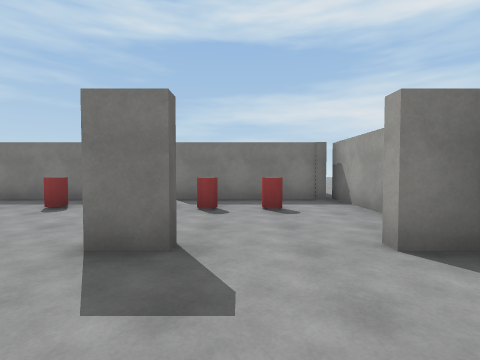
view 1 (above)

19 first-person views from a walk through a scene from a Unity 3-D project. The camera is 1.4 m above the floor, tilts 2° down and sees 85° across. The floor is counted in squares, 2 m on a side. Each view is taken from the middle of a square. On the plan, view 1 faces up. The plan holds only what a view shows up to about 9 squares ahead; the rest is blank. The place goes on beyond the plan. The player is left out. Surface patterns are stand-ins for the level's own textures.

view 2
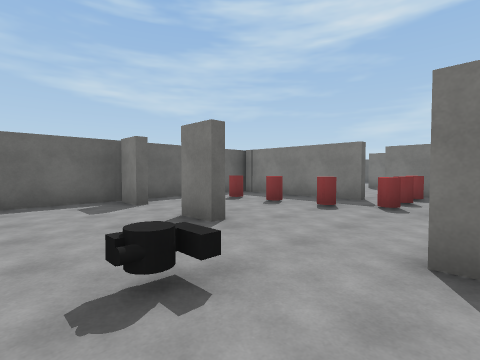

view 3
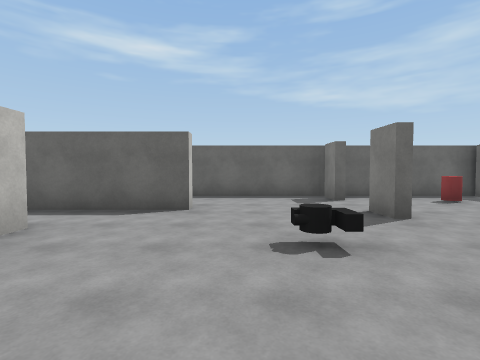

view 4
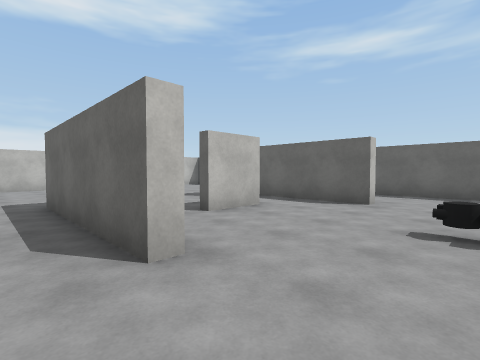

view 5
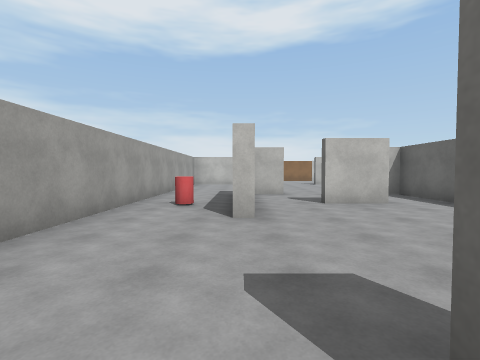

view 6
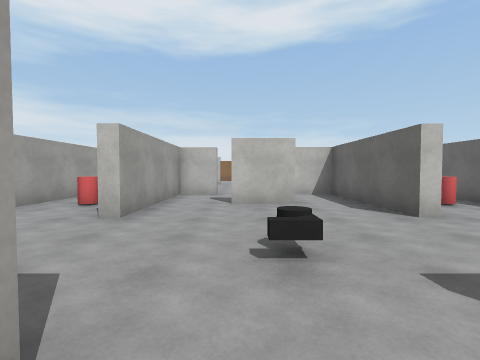

view 7
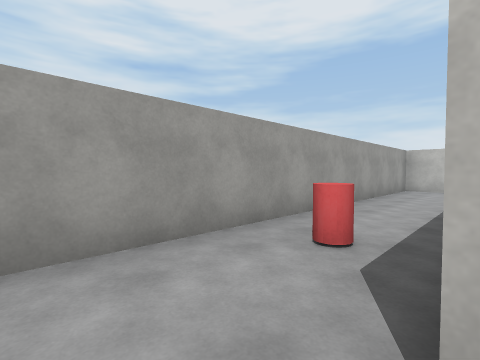

view 8
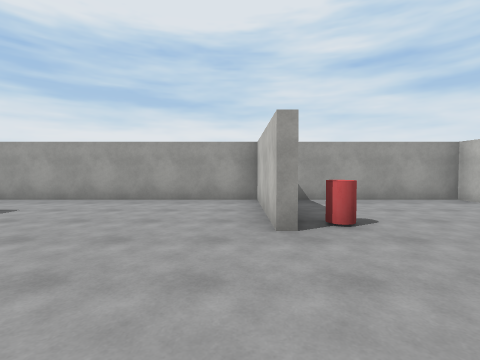

view 9
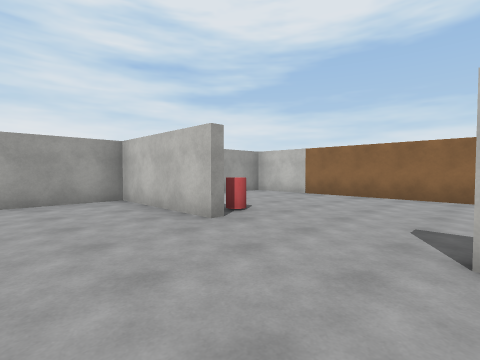

view 10
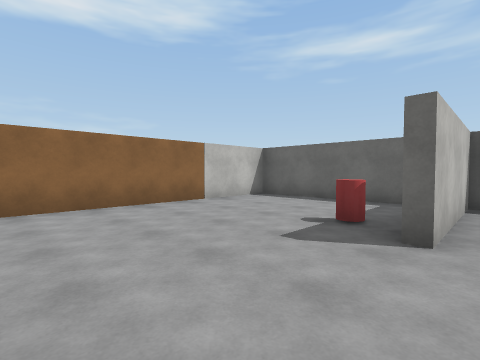

view 11
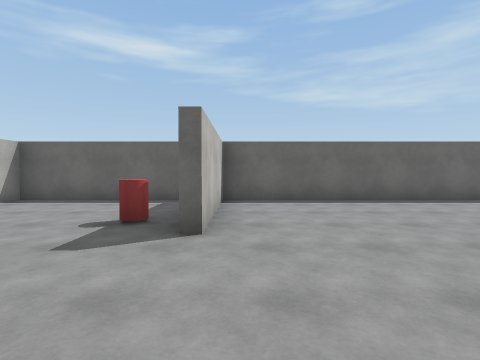

view 12
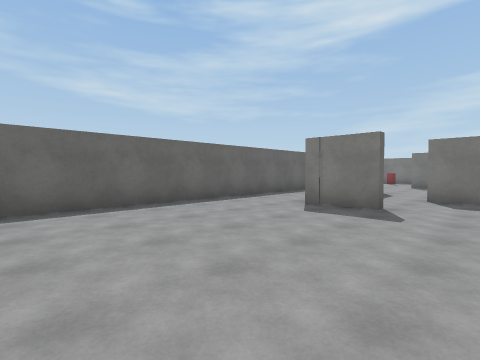

view 13
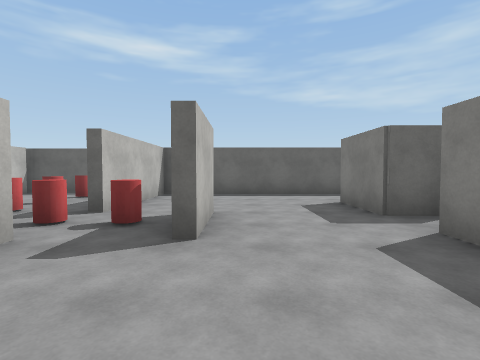

view 14
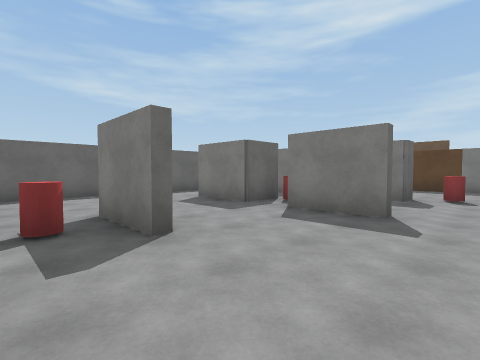

view 15
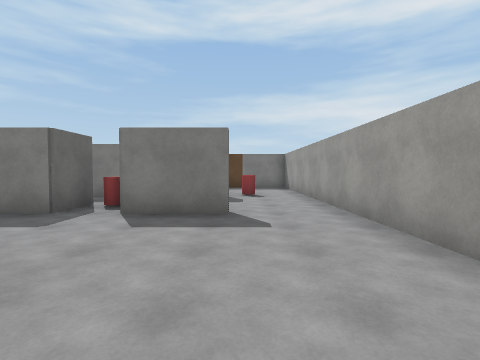

view 16
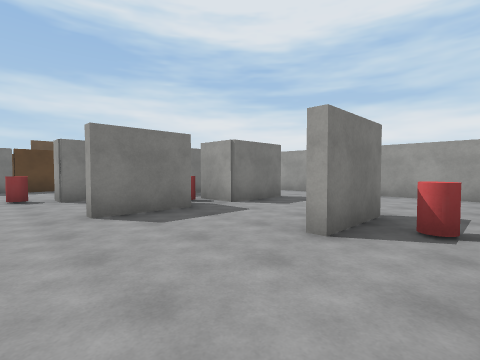

view 17
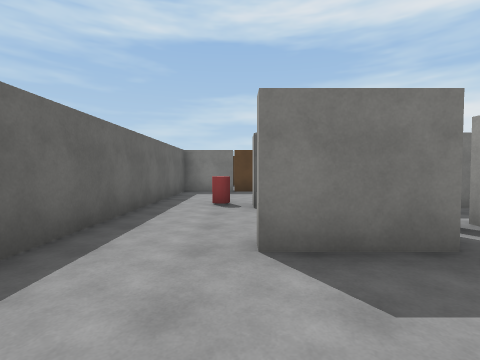

view 18
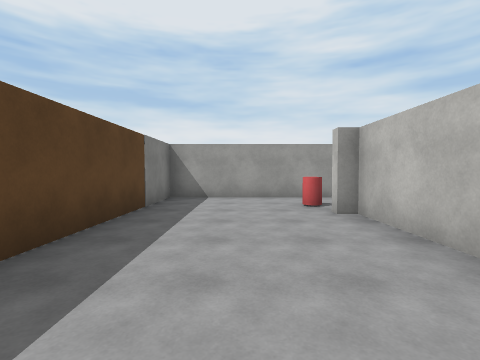

view 19
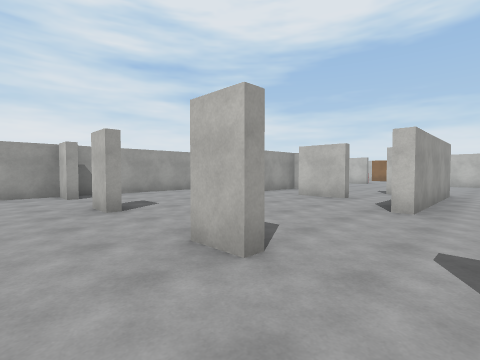

### Floor plan
Ten units are one square. View 1 is at (0, 0); x grows to the right and y downward. Boxes are objects, and circles mark ways between rooms. Rooms are numbered by the first view taken in them; rooms with no view inside come last. Other rooms are left out.
<svg viewBox="-78 -184 106 342">
<path fill="none" stroke="#000" d="M-38 -23 -46 -23M-46 -25 -38 -25M-14 -25 -5 -25M-5 -23 -14 -23M-50 9 -47 9 -47 26M-70 -25 -64 -25M12 -25 21 -25M-32 -65 -73 -65 -73 -15M-32 26 -18 26M23 -26 23 -68M-2 26 -2 9M21 -65 -16 -65M-6 104 23 104 23 -26M-35 49 -50 49 -50 9M-73 114 -73 153 23 153 23 114M1 9 1 51M-73 -15 -73 104 -38 104M-61 -23 -70 -23M21 -23 12 -23M-34 -86 -16 -86M-14 -112 -20 -112 -20 -125M-16 -83 -35 -83M-31 -138 -47 -138 -47 -145M-6 -145 -6 -138 -14 -138M19 -72 19 -144M-69 -144 -69 -67 -34 -67M-30 -141 -8 -141M19 -144 19 -179 -69 -179 -69 -144M-22 28 -32 28M-14 48 -2 48 -2 26M-47 26 -47 48 -35 48"/>
<rect x="-65" y="-55" width="10" height="10" fill="#bbb"><title>red cylinder</title></rect>
<rect x="-55" y="-55" width="10" height="10" fill="#bbb"><title>red cylinder</title></rect>
<rect x="-35" y="-55" width="10" height="10" fill="#bbb"><title>red cylinder</title></rect>
<rect x="-25" y="-15" width="10" height="10" fill="#bbb"><title>gun</title></rect>
<rect x="-25" y="-65" width="10" height="10" fill="#bbb"><title>red cylinder</title></rect>
<rect x="-15" y="-55" width="10" height="10" fill="#bbb"><title>red cylinder</title></rect>
<rect x="5" y="-55" width="10" height="10" fill="#bbb"><title>red cylinder</title></rect>
<rect x="-65" y="15" width="10" height="10" fill="#bbb"><title>red cylinder</title></rect>
<rect x="-55" y="105" width="10" height="10" fill="#bbb"><title>red cylinder</title></rect>
<rect x="-15" y="105" width="10" height="10" fill="#bbb"><title>red cylinder</title></rect>
<rect x="5" y="25" width="10" height="10" fill="#bbb"><title>red cylinder</title></rect>
<rect x="-35" y="-125" width="10" height="10" fill="#bbb"><title>red cylinder</title></rect>
<rect x="-25" y="-75" width="10" height="10" fill="#bbb"><title>red cylinder</title></rect>
<rect x="-55" y="-155" width="10" height="10" fill="#bbb"><title>red cylinder</title></rect>
<rect x="-5" y="-155" width="10" height="10" fill="#bbb"><title>red cylinder</title></rect>
<circle cx="-65" cy="-5" r="3" fill="#2a7"/>
<circle cx="10" cy="-10" r="3" fill="#2a7"/>
<circle cx="-25" cy="-60" r="3" fill="#2a7"/>
<circle cx="-10" cy="30" r="3" fill="#2a7"/>
<circle cx="-40" cy="30" r="3" fill="#2a7"/>
<circle cx="-25" cy="50" r="3" fill="#2a7"/>
<circle cx="-55" cy="-140" r="3" fill="#2a7"/>
<circle cx="5" cy="-140" r="3" fill="#2a7"/>
<text x="-30" y="-20">1</text>
<text x="-20" y="80">2</text>
<text x="-30" y="-100">3</text>
<text x="-30" y="-160">4</text>
<text x="-30" y="40">5</text>
</svg>
Room 1 opens to room 2. Room 1 opens to room 3. Room 1 opens to room 5. Room 2 opens to room 5. Room 3 opens to room 4.

Where each view was taken, in squares from view 1:
view 1: 0 up, 0 right, facing up
view 2: 0 up, 1 left, facing up-left
view 3: 0 up, 0 right, facing left
view 4: 1 up, 1 right, facing down-left
view 5: 3 up, 0 right, facing down
view 6: 3 up, 2 left, facing down
view 7: 0 up, 0 right, facing down-right
view 8: 10 down, 4 left, facing right
view 9: 8 down, 4 left, facing down-right
view 10: 10 down, 1 left, facing down-left
view 11: 10 down, 1 left, facing left
view 12: 10 down, 2 left, facing up-left
view 13: 9 up, 1 right, facing left
view 14: 7 up, 1 right, facing up-left
view 15: 7 up, 0 right, facing up
view 16: 7 up, 6 left, facing up-right
view 17: 9 up, 5 left, facing up
view 18: 16 up, 5 left, facing right
view 19: 4 up, 6 left, facing down-right
